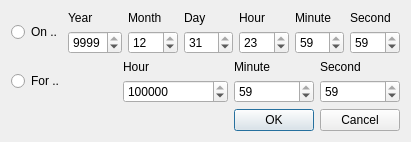
<?xml version="1.0" encoding="UTF-8"?>
<ui version="4.0">
 <class>DialogGetTime</class>
 <widget class="QDialog" name="DialogGetTime">
  <property name="geometry">
   <rect>
    <x>0</x>
    <y>0</y>
    <width>411</width>
    <height>141</height>
   </rect>
  </property>
  <property name="maximumSize">
   <size>
    <width>16777215</width>
    <height>141</height>
   </size>
  </property>
  <property name="windowTitle">
   <string>Dialog</string>
  </property>
  <layout class="QVBoxLayout" name="verticalLayout_10">
   <item>
    <layout class="QHBoxLayout" name="horizontalLayout">
     <item>
      <widget class="QRadioButton" name="radioButtonDate">
       <property name="text">
        <string>On ..</string>
       </property>
      </widget>
     </item>
     <item>
      <layout class="QVBoxLayout" name="verticalLayout_9">
       <item>
        <widget class="QLabel" name="labelYear">
         <property name="text">
          <string>Year</string>
         </property>
        </widget>
       </item>
       <item>
        <widget class="QSpinBox" name="dateYear">
         <property name="minimumSize">
          <size>
           <width>45</width>
           <height>0</height>
          </size>
         </property>
         <property name="maximumSize">
          <size>
           <width>120</width>
           <height>16777215</height>
          </size>
         </property>
         <property name="maximum">
          <number>9999</number>
         </property>
         <property name="value">
          <number>9999</number>
         </property>
        </widget>
       </item>
      </layout>
     </item>
     <item>
      <layout class="QVBoxLayout" name="verticalLayout_8">
       <item>
        <widget class="QLabel" name="labelMonth">
         <property name="text">
          <string>Month</string>
         </property>
        </widget>
       </item>
       <item>
        <widget class="QSpinBox" name="dateMonth">
         <property name="minimumSize">
          <size>
           <width>40</width>
           <height>0</height>
          </size>
         </property>
         <property name="maximumSize">
          <size>
           <width>80</width>
           <height>16777215</height>
          </size>
         </property>
         <property name="maximum">
          <number>12</number>
         </property>
         <property name="value">
          <number>12</number>
         </property>
        </widget>
       </item>
      </layout>
     </item>
     <item>
      <layout class="QVBoxLayout" name="verticalLayout_3">
       <item>
        <widget class="QLabel" name="labelDay">
         <property name="text">
          <string>Day</string>
         </property>
        </widget>
       </item>
       <item>
        <widget class="QSpinBox" name="dateDay">
         <property name="maximumSize">
          <size>
           <width>80</width>
           <height>16777215</height>
          </size>
         </property>
         <property name="maximum">
          <number>31</number>
         </property>
         <property name="value">
          <number>31</number>
         </property>
        </widget>
       </item>
      </layout>
     </item>
     <item>
      <layout class="QVBoxLayout" name="verticalLayout_4">
       <item>
        <widget class="QLabel" name="labelHour1">
         <property name="text">
          <string>Hour</string>
         </property>
        </widget>
       </item>
       <item>
        <widget class="QSpinBox" name="dateHour">
         <property name="maximumSize">
          <size>
           <width>80</width>
           <height>16777215</height>
          </size>
         </property>
         <property name="maximum">
          <number>23</number>
         </property>
         <property name="value">
          <number>23</number>
         </property>
        </widget>
       </item>
      </layout>
     </item>
     <item>
      <layout class="QVBoxLayout" name="verticalLayout_5">
       <item>
        <widget class="QLabel" name="labelMinute1">
         <property name="text">
          <string>Minute</string>
         </property>
        </widget>
       </item>
       <item>
        <widget class="QSpinBox" name="dateMinute">
         <property name="maximumSize">
          <size>
           <width>80</width>
           <height>16777215</height>
          </size>
         </property>
         <property name="maximum">
          <number>59</number>
         </property>
         <property name="value">
          <number>59</number>
         </property>
        </widget>
       </item>
      </layout>
     </item>
     <item>
      <layout class="QVBoxLayout" name="verticalLayout_6">
       <item>
        <widget class="QLabel" name="labelSecond1">
         <property name="text">
          <string>Second</string>
         </property>
        </widget>
       </item>
       <item>
        <widget class="QSpinBox" name="dateSecond">
         <property name="maximumSize">
          <size>
           <width>80</width>
           <height>16777215</height>
          </size>
         </property>
         <property name="maximum">
          <number>59</number>
         </property>
         <property name="value">
          <number>59</number>
         </property>
        </widget>
       </item>
      </layout>
     </item>
    </layout>
   </item>
   <item>
    <layout class="QHBoxLayout" name="horizontalLayout_2">
     <item>
      <widget class="QRadioButton" name="radioButtonTime">
       <property name="styleSheet">
        <string notr="true"/>
       </property>
       <property name="text">
        <string>For ..</string>
       </property>
      </widget>
     </item>
     <item>
      <layout class="QVBoxLayout" name="verticalLayout_2">
       <item>
        <widget class="QLabel" name="labelHour2">
         <property name="text">
          <string>Hour</string>
         </property>
        </widget>
       </item>
       <item>
        <widget class="QSpinBox" name="timeHour">
         <property name="minimumSize">
          <size>
           <width>60</width>
           <height>0</height>
          </size>
         </property>
         <property name="maximumSize">
          <size>
           <width>160</width>
           <height>16777215</height>
          </size>
         </property>
         <property name="maximum">
          <number>999999</number>
         </property>
         <property name="value">
          <number>999999</number>
         </property>
        </widget>
       </item>
      </layout>
     </item>
     <item>
      <layout class="QVBoxLayout" name="verticalLayout">
       <item>
        <widget class="QLabel" name="labelMinute2">
         <property name="text">
          <string>Minute</string>
         </property>
        </widget>
       </item>
       <item>
        <widget class="QSpinBox" name="timeMinute">
         <property name="minimumSize">
          <size>
           <width>40</width>
           <height>0</height>
          </size>
         </property>
         <property name="maximumSize">
          <size>
           <width>80</width>
           <height>16777215</height>
          </size>
         </property>
         <property name="maximum">
          <number>59</number>
         </property>
         <property name="value">
          <number>59</number>
         </property>
        </widget>
       </item>
      </layout>
     </item>
     <item>
      <layout class="QVBoxLayout" name="verticalLayout_7">
       <item>
        <widget class="QLabel" name="labelSecond2">
         <property name="text">
          <string>Second</string>
         </property>
        </widget>
       </item>
       <item>
        <widget class="QSpinBox" name="timeSecond">
         <property name="minimumSize">
          <size>
           <width>0</width>
           <height>0</height>
          </size>
         </property>
         <property name="maximumSize">
          <size>
           <width>80</width>
           <height>16777215</height>
          </size>
         </property>
         <property name="maximum">
          <number>59</number>
         </property>
         <property name="value">
          <number>59</number>
         </property>
        </widget>
       </item>
      </layout>
     </item>
    </layout>
   </item>
   <item>
    <layout class="QHBoxLayout" name="horizontalLayout_3">
     <item>
      <spacer name="horizontalSpacer_3">
       <property name="orientation">
        <enum>Qt::Horizontal</enum>
       </property>
       <property name="sizeHint" stdset="0">
        <size>
         <width>40</width>
         <height>20</height>
        </size>
       </property>
      </spacer>
     </item>
     <item>
      <widget class="QPushButton" name="pushButtonOK">
       <property name="text">
        <string>OK</string>
       </property>
      </widget>
     </item>
     <item>
      <widget class="QPushButton" name="pushButtonCancel">
       <property name="text">
        <string>Cancel</string>
       </property>
      </widget>
     </item>
    </layout>
   </item>
  </layout>
 </widget>
 <resources/>
 <connections/>
</ui>
